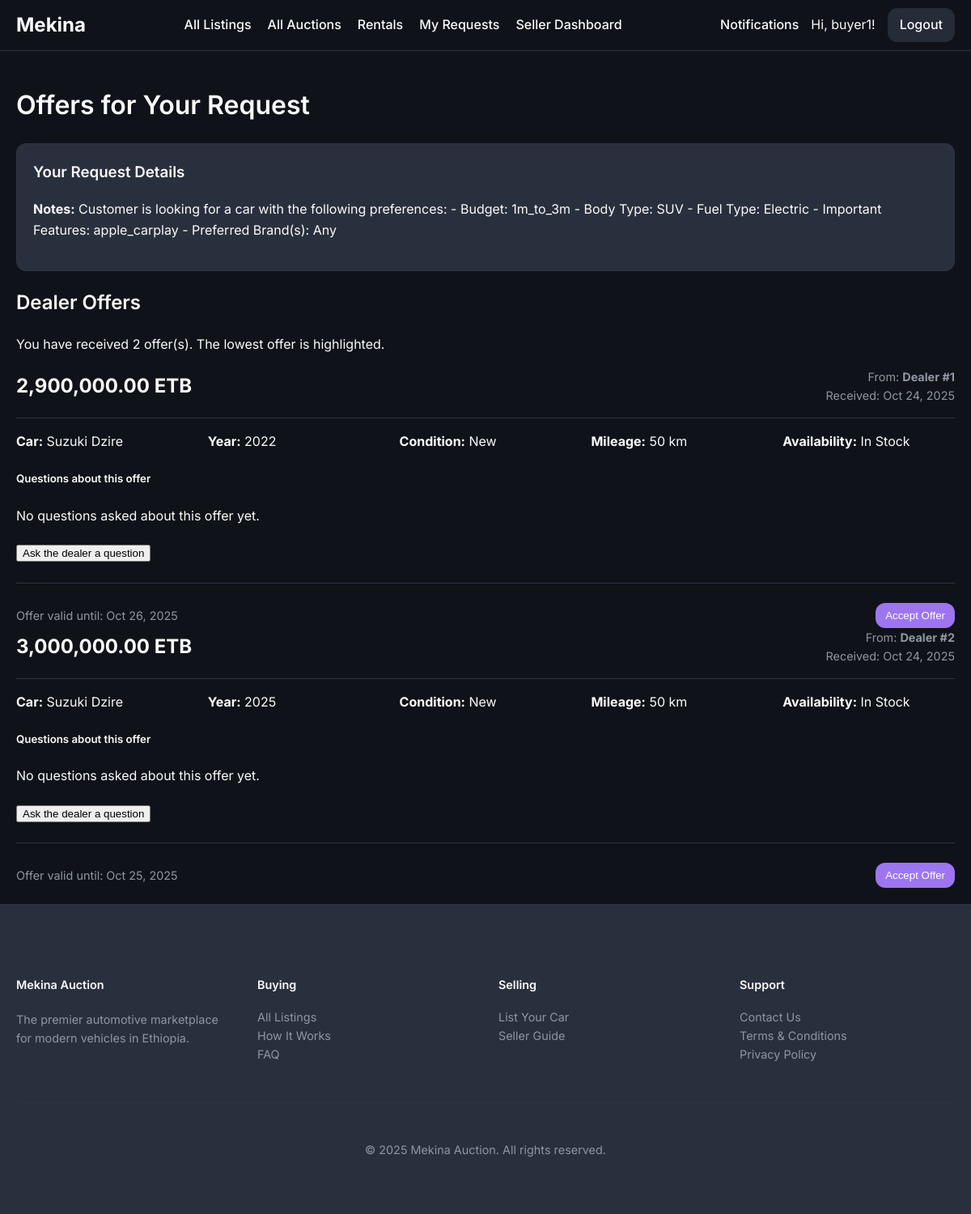
The page /requests/11 (signed in) on the database as committed earlier.
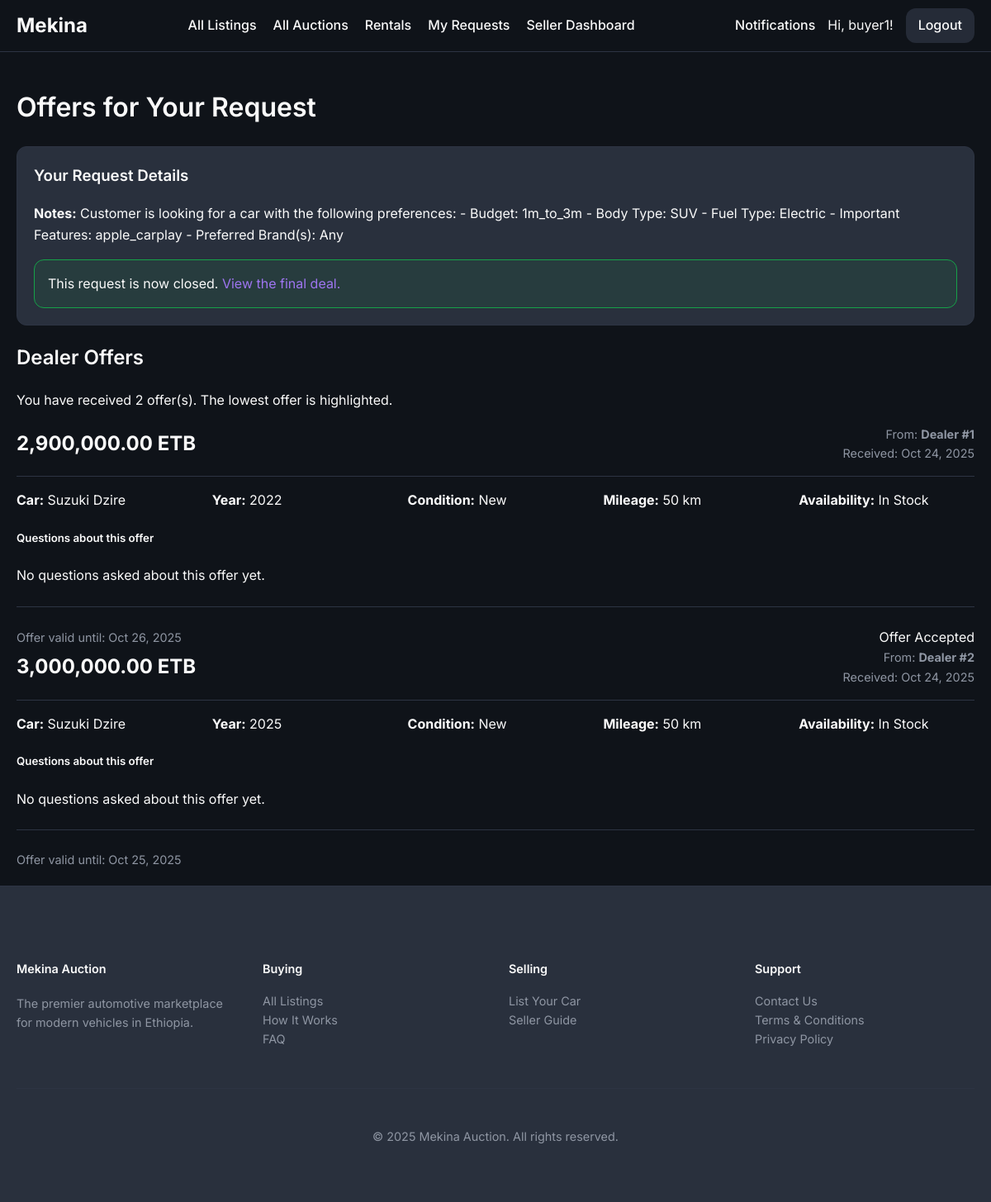
The same page on the database as committed later.
### models/dealer_bid.py (models this page shows, shortened)
class DealerBid(db.Model):
    id = db.Column(db.Integer, primary_key=True)
    price = db.Column(db.Float, nullable=False)
    timestamp = db.Column(db.DateTime, index=True, default=datetime.utcnow)
    status = db.Column(db.String(20), nullable=False, default='pending') # e.g., pending, accepted, rejected
    make = db.Column(db.String(64), nullable=False)
    model = db.Column(db.String(64), nullable=False)
    availability = db.Column(db.String(50), nullable=False)
    car_year = db.Column(db.Integer, nullable=False)
    mileage = db.Column(db.Integer, nullable=False)
    condition = db.Column(db.String(50), nullable=False)
    extras = db.Column(db.Text, nullable=True)
    valid_until = db.Column(db.Date, nullable=False)
    message = db.Column(db.Text, nullable=True)
    dealer_id = db.Column(db.Integer, db.ForeignKey('user.id'), nullable=False)
    request_id = db.Column(db.Integer, db.ForeignKey('car_requests.id'), nullable=False)
    deal = db.relationship('Deal', backref='accepted_bid', uselist=False, foreign_keys='Deal.accepted_bid_id')

### routes/request.py (the view)
@request_bp.route('/<int:request_id>')
@login_required
def request_detail(request_id):
    car_request = CarRequest.query.get_or_404(request_id)
    if car_request.user_id != current_user.id and not current_user.is_admin:
        abort(403)
    bids = car_request.dealer_bids.order_by(DealerBid.price.asc()).all()
    question_form = RequestQuestionForm()
    return render_template('request_detail.html', car_request=car_request, bids=bids, question_form=question_form)

### templates/request_detail.html (shortened to what this page needs)
{% extends "base.html" %}
{% macro offer_card(bid, loop_index, is_lowest=false) %}
<div class="offer-card {% if is_lowest %}lowest-bid-highlight{% endif %}">
    <div class="offer-header">
        <div class="offer-price">
            {{ '{:,.2f}'.format(bid.price) }} ETB
        </div>
        <div class="offer-meta">
            <span>From: <strong>Dealer #{{ loop_index }}</strong></span>
            <span>Received: {{ bid.timestamp.strftime('%b %d, %Y') }}</span>
        </div>
    </div>
    <div class="offer-details-grid">
        <div><strong>Car:</strong> {{ bid.make }} {{ bid.model }}</div>
        <div><strong>Year:</strong> {{ bid.car_year }}</div>
        <div><strong>Condition:</strong> {{ bid.condition }}</div>
        <div><strong>Mileage:</strong> {{ '{:,}'.format(bid.mileage) }} km</div>
        <div><strong>Availability:</strong> {{ bid.availability }}</div>
    </div>
    <div class="offer-qna-section" id="qna-for-bid-{{ bid.id }}">
        <h5>Questions about this offer</h5>
        {% if bid.questions.all() %}
            {% for q in bid.questions %}
            <div class="qna-item">
                <p class="question"><strong>Q:</strong> {{ q.question_text }} <span class="meta"> (from you, {{ q.timestamp.strftime('%b %d') }})</span></p>
                {% if q.answer_text %}
                <p class="answer"><strong>A:</strong> {{ q.answer_text }} <span class="meta">(from dealer, {{ q.answer_timestamp.strftime('%b %d') }})</span></p>
                {% else %}
                <p class="answer-pending"><em>Awaiting dealer response...</em></p>
                {% endif %}
            </div>
            {% endfor %}
        {% else %}
            <p class="no-questions-yet">No questions asked about this offer yet.</p>
        {% endif %}
        {% if car_request.status == 'active' %}
        <div class="ask-question-container">
            <button class="btn-link ask-question-btn" data-bid-id="{{ bid.id }}">Ask the dealer a question</button>
        </div>
        {% endif %}
    </div>
    <div class="offer-footer">
        <span class="valid-until">Offer valid until: {{ bid.valid_until.strftime('%b %d, %Y') }}</span>
        {% if car_request.status == 'active' %}
        <form action="{{ url_for('request.accept_offer', bid_id=bid.id) }}" method="POST" style="display: inline;">
            <button type="submit" class="btn approve" onclick="return confirm('Are you sure you want to accept this offer? This will close the request to other offers.');">Accept Offer</button>
        </form>
        {% elif bid.status == 'accepted' %}
            <span class="status-approved">Offer Accepted</span>
        {% endif %}
    </div>
</div>
{% endmacro %}
{% block content %}
    <h1>Offers for Your Request</h1>
    <div class="question-context">
        <h3>Your Request Details</h3>
        <p><strong>Notes:</strong> {{ car_request.notes or 'None' }}</p>
        {% if car_request.status != 'active' and car_request.accepted_bid %}
            <div class="status-closed" style="margin-top: 1rem; padding: 1rem; background-color: hsl(var(--success)/0.1); border: 1px solid hsl(var(--success)); border-radius: var(--radius);">
                This request is now closed. <a href="{{ url_for('request.deal_summary', deal_id=car_request.accepted_bid.deal.id) }}">View the final deal.</a>
            </div>
        {% endif %}
    </div>
    <h2>Dealer Offers</h2>
    {% if bids %}
        <p>You have received {{ bids|length }} offer(s). The lowest offer is highlighted.</p>
        <div class="offer-list">
            {% for bid in bids %}
                {{ offer_card(bid, loop.index, is_lowest=loop.first) }}
            {% endfor %}
        </div>
    {% else %}
        <p>No dealers have placed an offer on your request yet. Please check back soon!</p>
    {% endif %}
{% endblock %}

Rows that differ between the two databases and show on the page:
changed CarRequest: status "active" → "completed" (drawn)
changed DealerBid "Oct 26, 2025": text "Ask the dealer a question Accept Offer" → "Offer Accepted"
changed DealerBid "Oct 25, 2025": no longer shows "Ask the dealer a question Accept Offer"
Other text that changed with them:
text now shown: "This request is now closed. View the final deal."
